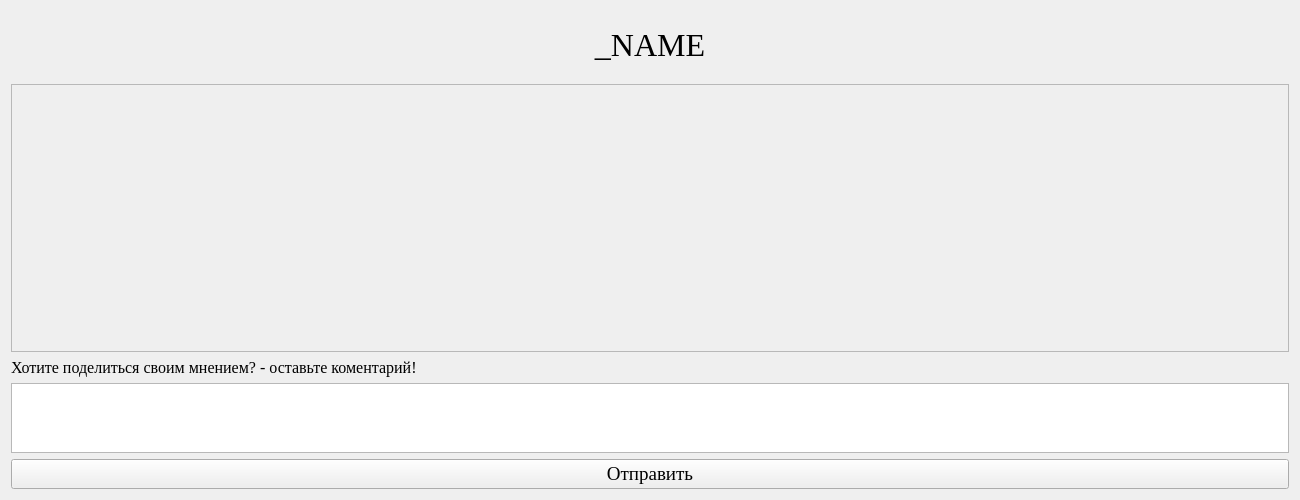
<?xml version="1.0" encoding="UTF-8"?>
<ui version="4.0">
 <class>panWidget</class>
 <widget class="QWidget" name="panWidget">
  <property name="geometry">
   <rect>
    <x>0</x>
    <y>0</y>
    <width>1300</width>
    <height>500</height>
   </rect>
  </property>
  <property name="sizePolicy">
   <sizepolicy hsizetype="MinimumExpanding" vsizetype="MinimumExpanding">
    <horstretch>0</horstretch>
    <verstretch>0</verstretch>
   </sizepolicy>
  </property>
  <property name="minimumSize">
   <size>
    <width>1200</width>
    <height>300</height>
   </size>
  </property>
  <property name="windowTitle">
   <string>Form</string>
  </property>
  <layout class="QVBoxLayout" name="verticalLayout" stretch="1,6">
   <item>
    <widget class="QLabel" name="lb_name">
     <property name="font">
      <font>
       <family>Georgia</family>
       <pointsize>24</pointsize>
      </font>
     </property>
     <property name="text">
      <string>_NAME</string>
     </property>
     <property name="alignment">
      <set>Qt::AlignCenter</set>
     </property>
    </widget>
   </item>
   <item>
    <layout class="QHBoxLayout" name="horizontalLayout" stretch="0">
     <property name="bottomMargin">
      <number>0</number>
     </property>
     <item>
      <layout class="QVBoxLayout" name="verticalLayout_3" stretch="3,1">
       <item>
        <widget class="QScrollArea" name="scrollArea">
         <property name="widgetResizable">
          <bool>true</bool>
         </property>
         <widget class="QWidget" name="scrollAreaWidgetContents">
          <property name="geometry">
           <rect>
            <x>0</x>
            <y>0</y>
            <width>1276</width>
            <height>263</height>
           </rect>
          </property>
         </widget>
        </widget>
       </item>
       <item>
        <layout class="QVBoxLayout" name="verticalLayout_2">
         <item>
          <widget class="QLabel" name="lb_commentary">
           <property name="font">
            <font>
             <family>Georgia</family>
             <pointsize>12</pointsize>
            </font>
           </property>
           <property name="text">
            <string>Хотите поделиться своим мнением? - оставьте коментарий!</string>
           </property>
          </widget>
         </item>
         <item>
          <widget class="QPlainTextEdit" name="pte_Commentary">
           <property name="font">
            <font>
             <family>Georgia</family>
             <pointsize>12</pointsize>
            </font>
           </property>
          </widget>
         </item>
         <item>
          <widget class="QPushButton" name="pb_submitCommentary">
           <property name="font">
            <font>
             <family>Georgia</family>
             <pointsize>14</pointsize>
            </font>
           </property>
           <property name="text">
            <string>Отправить</string>
           </property>
          </widget>
         </item>
        </layout>
       </item>
      </layout>
     </item>
    </layout>
   </item>
  </layout>
 </widget>
 <resources/>
 <connections/>
</ui>
